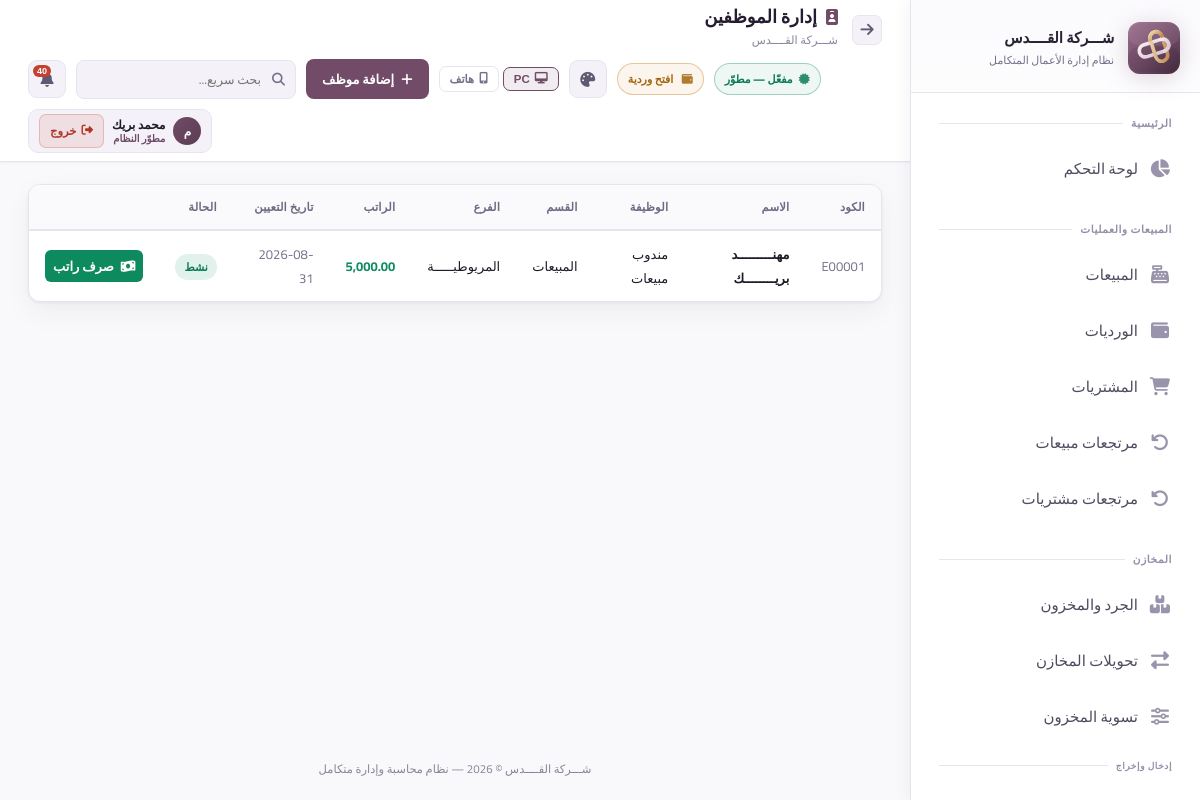
Page /employees (signed in) on the committed database.
### app.py (models this page shows, shortened)
class AppSetting(db.Model):
    id = db.Column(db.Integer, primary_key=True)
    key = db.Column(db.String(80), unique=True, nullable=False)
    value = db.Column(db.Text)

class User(UserMixin, db.Model):
    id = db.Column(db.Integer, primary_key=True)
    username = db.Column(db.String(80), unique=True, nullable=False)
    password_hash = db.Column(db.String(256))
    full_name = db.Column(db.String(120))
    role = db.Column(db.String(20), default='user')  # developer, admin, manager, user
    branch_id = db.Column(db.Integer, db.ForeignKey('branch.id'))
    is_active = db.Column(db.Boolean, default=True)
    created_at = db.Column(db.DateTime, default=datetime.utcnow)
    last_seen = db.Column(db.DateTime, nullable=True)
    last_ip = db.Column(db.String(64), nullable=True)
    last_user_agent = db.Column(db.String(256), nullable=True)
    permissions = db.Column(db.Text)  # JSON list of permission keys; empty = استخدام صلاحيات الدور

class Employee(db.Model):
    id = db.Column(db.Integer, primary_key=True)
    code = db.Column(db.String(50), unique=True)
    name = db.Column(db.String(200), nullable=False)
    phone = db.Column(db.String(20))
    email = db.Column(db.String(100))
    national_id = db.Column(db.String(30))
    address = db.Column(db.Text)
    photo = db.Column(db.String(300))
    position = db.Column(db.String(100))
    department = db.Column(db.String(100))
    manager_id = db.Column(db.Integer, db.ForeignKey('employee.id'))
    user_id = db.Column(db.Integer, db.ForeignKey('user.id'))
    branch_id = db.Column(db.Integer, db.ForeignKey('branch.id'))
    salary = db.Column(db.Float, default=0)
    hire_date = db.Column(db.Date)
    employment_status = db.Column(db.String(30), default='active')
    contract_type = db.Column(db.String(40), default='permanent')
    is_active = db.Column(db.Boolean, default=True)
    branch = db.relationship('Branch')
    manager = db.relationship('Employee', remote_side=[id], foreign_keys=[manager_id])

class Branch(db.Model):
    id = db.Column(db.Integer, primary_key=True)
    name = db.Column(db.String(100), nullable=False)
    address = db.Column(db.String(200))
    phone = db.Column(db.String(20))
    is_active = db.Column(db.Boolean, default=True)
    users = db.relationship('User', backref='branch', lazy=True)
    warehouses = db.relationship('Warehouse', backref='branch', lazy=True)

### app.py (the view)
@app.route('/employees')
@login_required
def employees():
    employees_list = Employee.query.filter_by(is_active=True).all()
    return render_template('employees.html', employees=employees_list)

### templates/employees.html (shortened to what this page needs)
{% extends 'base.html' %}
{% set block_icon = 'fas fa-id-badge' %}
{% block page_title %}إدارة الموظفين{% endblock %}
{% block topbar_actions %}<a href="{{ url_for('add_employee') }}" class="btn btn-primary"><i class="fas fa-plus"></i> إضافة موظف</a>{% endblock %}
{% block content %}
<div class="card"><div class="table-container"><table>
    <thead><tr><th>الكود</th><th>الاسم</th><th>الوظيفة</th><th>القسم</th><th>الفرع</th><th>الراتب</th><th>تاريخ التعيين</th><th>الحالة</th><th></th></tr></thead>
    <tbody>
        {% for e in employees %}
        <tr>
            <td style="color:var(--text-muted);">{{ e.code }}</td>
            <td style="font-weight:600;">{{ e.name }}</td>
            <td>{{ e.position or '—' }}</td>
            <td>{{ e.department or '—' }}</td>
            <td>{{ e.branch.name if e.branch else '—' }}</td>
            <td style="font-weight:700;color:var(--success);">{{ "{:,.2f}".format(e.salary) }}</td>
            <td style="color:var(--text-muted);">{{ e.hire_date | to_cairo_time('%Y/%m/%d') if e.hire_date else '—' }}</td>
            <td><span class="badge {{ 'badge-success' if e.is_active else 'badge-danger' }}">{{ 'نشط' if e.is_active else 'غير نشط' }}</span></td>
            <td>
                {% if e.is_active %}
                <a href="{{ url_for('pay_employee_salary', id=e.id) }}" class="btn btn-success btn-xs"><i class="fas fa-money-bill-wave"></i> صرف راتب</a>
                {% else %}—{% endif %}
            </td>
        </tr>
        {% else %}
        <tr><td colspan="9"><div class="empty-state"><i class="fas fa-users"></i><h3>لا يوجد موظفون</h3></div></td></tr>
        {% endfor %}
    </tbody>
</table></div></div>
{% endblock %}

### templates/base.html (shortened to what this page needs)
<!DOCTYPE html>
<html lang="ar" dir="rtl" data-theme="silsal7" data-layout-default="{{ layout_max_width | default('1400px') }}">
<head>
    <link rel="stylesheet" href="https://cdnjs.cloudflare.com/ajax/libs/font-awesome/6.5.0/css/all.min.css">
    <link rel="stylesheet" href="{{ url_for('static', filename='css/style.css') }}">
        {% set _uif_raw = app_settings.get('ui_font_percent', '100') if app_settings is defined else '100' %}
        {% set _uif = (_uif_raw | int) if _uif_raw else 100 %}
        {% set _uif = _uif if _uif > 0 else 100 %}
        {% set _uif = 160 if _uif > 160 else (_uif if _uif >= 60 else 60) %}
</head>
<body>
<aside class="sidebar sidebar-enterprise" id="sidebar">
    <a class="sidebar-logo" href="{{ url_for('dashboard') }}" title="الصفحة الرئيسية" aria-label="العودة للصفحة الرئيسية">
        <div class="logo-icon">
            <img src="{{ url_for('static', filename='img/logo-silsal-mark.svg') }}" alt="Silsal POS">
        </div>
        <div class="logo-text">
            <div class="name">{{ app_brand_title | default('Silsal POS') }}</div>
            <div class="sub">نظام إدارة الأعمال المتكامل</div>
        </div>
    </a>
    <nav class="sidebar-nav" id="sidebarNav" style="display:flex;flex-direction:column;padding-bottom:8px;">
        <div class="nav-section">
            <div class="nav-label">الرئيسية</div>
            {% if can('dashboard') %}
            <a href="{{ url_for('dashboard') }}" class="nav-link {% if request.endpoint=='dashboard' %}active{% endif %}">
                <i class="fas fa-chart-pie"></i><span class="label">لوحة التحكم</span>
            </a>
            {% endif %}
        </div>
        {% if can('sales') or can('purchases') or can('returns') %}
        <div class="nav-section">
            <div class="nav-label">المبيعات والعمليات</div>
            {% if can('sales') %}
            <a href="{{ url_for('sales') }}" class="nav-link ">
                <i class="fas fa-cash-register"></i><span class="label">المبيعات</span>
            </a>
            {% endif %}
            {% if can('shifts') and shifts_enabled %}
            <a href="{{ url_for('shifts') }}" class="nav-link {% if 'shift' in (request.endpoint or '') %}active{% endif %}">
                <i class="fas fa-wallet"></i><span class="label">الورديات</span>
            </a>
            {% endif %}
            {% if can('purchases') %}
            <a href="{{ url_for('purchases') }}" class="nav-link {% if 'purchase' in (request.endpoint or '') and 'return' not in (request.endpoint or '') and 'report' not in (request.endpoint or '') %}active{% endif %}">
                <i class="fas fa-shopping-cart"></i><span class="label">المشتريات</span>
            </a>
            {% endif %}
            {% if can('returns') %}
            <a href="{{ url_for('sale_returns') }}" class="nav-link {% if request.endpoint in ['sale_returns','new_sale_return'] %}active{% endif %}">
                <i class="fas fa-undo"></i><span class="label">مرتجعات مبيعات</span>
            </a>
            <a href="{{ url_for('purchase_returns') }}" class="nav-link {% if request.endpoint in ['purchase_returns','new_purchase_return'] %}active{% endif %}">
                <i class="fas fa-undo-alt"></i><span class="label">مرتجعات مشتريات</span>
            </a>
            {% endif %}
        </div>
        {% endif %}
        {% if can('inventory') or can('transfers') or can('adjust_stock') %}
        <div class="nav-section">
            <div class="nav-label">المخازن</div>
            {% if can('inventory') %}
            <a href="{{ url_for('inventory') }}" class="nav-link {% if request.endpoint=='inventory' %}active{% endif %}">
                <i class="fas fa-boxes"></i><span class="label">الجرد والمخزون</span>
            </a>
            {% endif %}
            {% if can('transfers') %}
            <a href="{{ url_for('transfers') }}" class="nav-link {% if 'transfer' in (request.endpoint or '') %}active{% endif %}">
                <i class="fas fa-exchange-alt"></i><span class="label">تحويلات المخازن</span>
            </a>
            {% endif %}
            {% if can('adjust_stock') %}
            <a href="{{ url_for('adjust_stock') }}" class="nav-link {% if request.endpoint=='adjust_stock' %}active{% endif %}">
                <i class="fas fa-sliders-h"></i><span class="label">تسوية المخزون</span>
            </a>
            {% endif %}
            {% if can('inventory') %}
            <div class="nav-label" style="padding-top:10px;font-size:9px;">إدخال وإخراج</div>
            <a href="{{ url_for('inventory_memos_list') }}" class="nav-link ">
            </a>
            {% endif %}
        </div>
        {% endif %}
    </nav>
</aside>
<main class="main-content">
    <div class="topbar">
        <div style="display:flex;align-items:center;gap:14px;">
            <button type="button" onclick="history.back()" class="icon-btn" title="رجوع" style="font-size:15px;flex-shrink:0;"><i class="fas fa-arrow-right"></i></button>
            <div>
                <div class="page-title"><i class="{{ block_icon | default('fas fa-home') }}"></i>{% block page_title %}الرئيسية{% endblock %}</div>
                <div class="breadcrumb">{% block breadcrumb %}{{ app_brand_title }}{% endblock %}</div>
            </div>
        </div>
        <div class="topbar-right">
            {% if subscription_status %}
            <span class="sub-pill {% if subscription_status.kind in ('developer','permanent') %}ok{% elif subscription_status.kind in ('expired','none') %}bad{% else %}warn{% endif %}" title="حالة الاشتراك / الترخيص">
                <i class="fas fa-certificate" style="margin-left:6px;opacity:.85;"></i>{{ subscription_status.line }}
            </span>
            {% endif %}
            {% if shifts_enabled %}
            {% if current_open_shift %}
            <a href="{{ url_for('shift_detail', id=current_open_shift.id) }}" class="sub-pill ok" title="لديك وردية مفتوحة" style="text-decoration:none;">
                <i class="fas fa-wallet" style="margin-left:6px;opacity:.85;"></i> وردية مفتوحة
            </a>
            {% elif can('shifts') %}
            <a href="{{ url_for('open_shift') }}" class="sub-pill warn" title="لا توجد وردية مفتوحة" style="text-decoration:none;">
                <i class="fas fa-wallet" style="margin-left:6px;opacity:.85;"></i> افتح وردية
            </a>
            {% endif %}
            {% endif %}
            <div class="erp-theme-picker" id="erpThemePicker">
                <button type="button" class="theme-toggle" id="erpThemeBtn" onclick="erpToggleThemePicker(event)"
                        title="اختيار المظهر (الثيمات)">
                    <i class="fas fa-palette"></i>
                </button>
            </div>
            <div class="erp-device-layout-tools" style="display:flex;align-items:center;gap:4px;flex-shrink:0;" title="وضع العرض — يُحفظ على هذا الجهاز فقط">
                <button type="button" id="btnLayoutPC" onclick="erpSetLayout('pc')" title="عرض PC"
                    style="display:flex;align-items:center;gap:5px;padding:5px 10px;border-radius:7px;font-size:11.5px;font-weight:700;
                           border:1px solid var(--border);background:transparent;color:var(--text-muted);cursor:pointer;transition:all .18s;">
                    <i class="fas fa-desktop"></i> PC
                </button>
                <button type="button" id="btnLayoutPhone" onclick="erpSetLayout('phone')" title="عرض هاتف"
                    style="display:flex;align-items:center;gap:5px;padding:5px 10px;border-radius:7px;font-size:11.5px;font-weight:700;
                           border:1px solid var(--border);background:transparent;color:var(--text-muted);cursor:pointer;transition:all .18s;">
                    <i class="fas fa-mobile-alt"></i> هاتف
                </button>
            </div>
            {% block topbar_actions %}{% endblock %}
            <div style="position:relative;" id="globalSearchWrapper">
                <div style="position:relative;">
                    <input type="text" id="globalSearchInput" class="erp-gsearch" placeholder="بحث سريع..." autocomplete="off"
                        style="width:220px;padding:7px 34px 7px 12px;background:rgba(255,255,255,.04);border:1px solid var(--border);
                               border-radius:8px;color:var(--text);font-family:Cairo,sans-serif;font-size:12.5px;transition:all .2s;"
                        onfocus="this.style.borderColor='var(--accent)';this.style.width='280px'"
                        onblur="setTimeout(()=>{this.style.borderColor='';this.style.width='220px';closeGlobalSearch()},200)">
                </div>
            </div>
            <div style="position:relative;" id="notifWrapper">
                <button class="notif-btn" onclick="toggleNotif()" title="الإشعارات">
                    <i class="fas fa-bell"></i>
                    <span class="notif-count" id="notifCount"></span>
                </button>
            </div>
            <div class="erp-userchip" style="display:flex;align-items:center;gap:8px;padding:4px 10px;border-radius:10px;
                        background:rgba(255,255,255,.05);border:1px solid rgba(255,255,255,.09);
                        backdrop-filter:blur(12px);-webkit-backdrop-filter:blur(12px);flex-shrink:0;">
                <div class="erp-user-avatar" style="width:28px;height:28px;border-radius:50%;background:linear-gradient(135deg,var(--accent),var(--accent-hover));
                            display:flex;align-items:center;justify-content:center;font-size:12px;font-weight:800;color:#fff;flex-shrink:0;">
                    {{ (current_user.full_name or current_user.username)[0] }}
                </div>
                <div style="line-height:1.3;min-width:0;">
                    <div style="font-size:12px;font-weight:700;color:var(--text);white-space:nowrap;overflow:hidden;text-overflow:ellipsis;max-width:100px;">
                        {{ current_user.full_name or current_user.username }}
                    </div>
                    <div class="erp-user-role" style="font-size:10px;color:var(--accent);font-weight:600;">
                        {% if current_user.role=='developer' %}مطوّر النظام
                        {% elif current_user.role=='admin' %}مدير النظام
                        {% elif current_user.role=='manager' %}مشرف
                        {% else %}مستخدم{% endif %}
                    </div>
                </div>
                <a href="{{ url_for('logout') }}" title="تسجيل الخروج" class="erp-logout"
                   style="display:flex;align-items:center;gap:5px;padding:5px 10px;border-radius:7px;
                          background:rgba(239,68,68,.12);border:1px solid rgba(239,68,68,.25);
                          color:#f87171;font-size:11.5px;font-weight:700;text-decoration:none;white-space:nowrap;
                          transition:all .18s;flex-shrink:0;"
                   onmouseover="this.style.background='rgba(239,68,68,.22)';this.style.borderColor='rgba(239,68,68,.5)'"
                   onmouseout="this.style.background='rgba(239,68,68,.12)';this.style.borderColor='rgba(239,68,68,.25)'">
                    <i class="fas fa-sign-out-alt"></i> خروج
                </a>
            </div>
        </div>
    </div>
    <div class="content fade-in">
        {% block content %}{% endblock %}
    </div>
    <div class="app-footer-note">{{ app_brand_title }} © 2026 — نظام محاسبة وإدارة متكامل</div>
</main>
</body>
</html>

### rows in the picture
AppSetting: value "شـــركة القــــدس"
User: full_name "م", full_name "محمد بريك"
Employee: code "E00001", name "مهنـــــــــد بريــــــــك", position "مندوب مبيعات", department "المبيعات", branch "المريوطيـــــة", salary "5,000.00", hire_date|to_cairo_time "2026-08-31", is_active "نشط"

### other values in the picture
{{ subscription_status.line }} "مفعّل — مطوّر"
